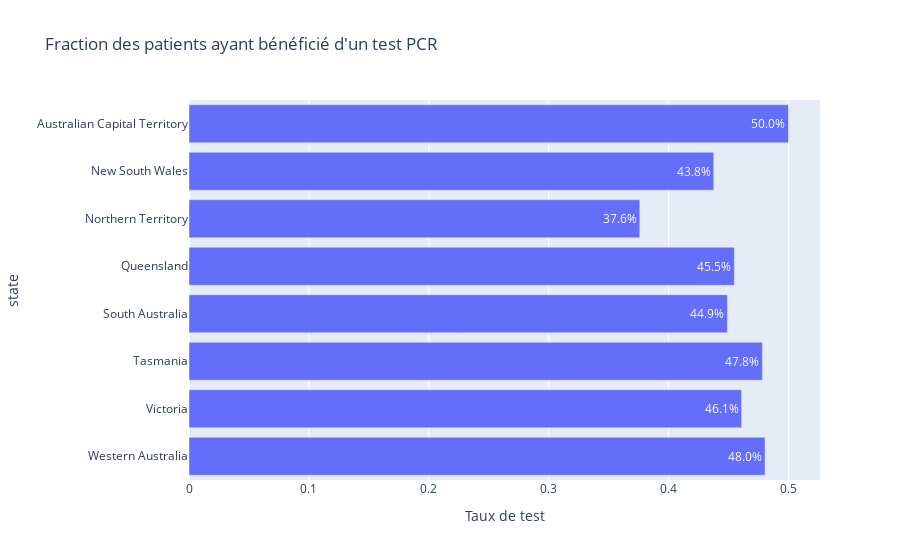

Here is the notebook cell this chart was saved with:
### Code cell
testing_rate = (
    df.set_index('state')['pcr_positive'].notnull()
    .groupby('state').mean()
    .rename('Taux de test').reset_index()
    .sort_values(by='state', ascending=False)
    
)
testing_rate['label'] = testing_rate['Taux de test'].transform(lambda rate: f"{rate:.1%}")

px.bar(
    testing_rate, y="state", x="Taux de test",
    text='label',
    title="Fraction des patients ayant bénéficié d'un test PCR"
)

### Figure 1 — Plotly figure (JSON) as saved in the notebook; plotly's stock layout.template omitted (floating-point values rounded to 4 significant figures)
{"data": [{"alignmentgroup": "True", "hovertemplate": "Taux de test=%{x}<br>state=%{y}<br>label=%{text}<extra></extra>", "legendgroup": "", "marker": {"color": "#636efa"}, "name": "", "offsetgroup": "", "orientation": "h", "showlegend": false, "text": ["48.0%", "46.1%", "47.8%", "44.9%", "45.5%", "37.6%", "43.8%", "50.0%"], "textposition": "auto", "type": "bar", "x": [0.4805, 0.4609, 0.4783, 0.4491, 0.4549, 0.376, 0.4377, 0.5], "xaxis": "x", "y": ["Western Australia", "Victoria", "Tasmania", "South Australia", "Queensland", "Northern Territory", "New South Wales", "Australian Capital Territory"], "yaxis": "y"}], "layout": {"barmode": "relative", "legend": {"tracegroupgap": 0}, "title": {"text": "Fraction des patients ayant bénéficié d'un test PCR"}, "xaxis": {"anchor": "y", "domain": [0, 1], "title": {"text": "Taux de test"}}, "yaxis": {"anchor": "x", "domain": [0, 1], "title": {"text": "state"}}}}
